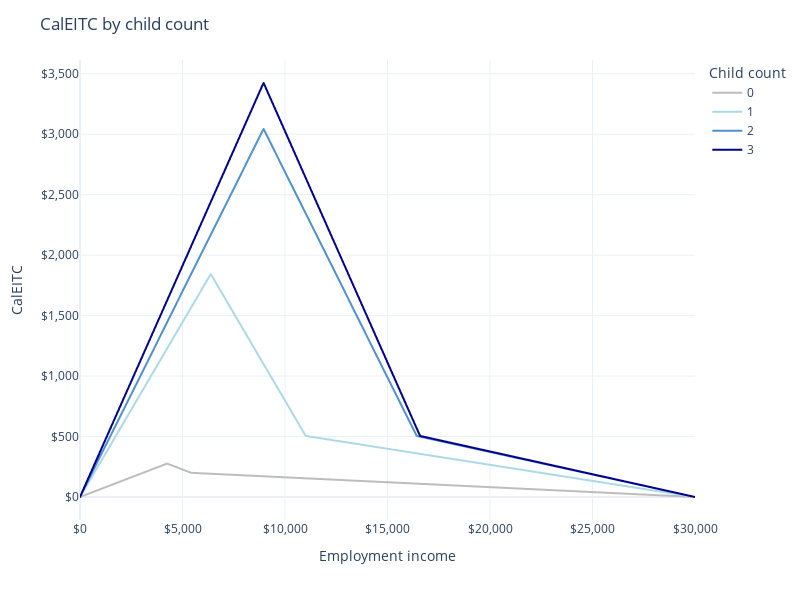

The code cell stored with this chart in its notebook:
### Markdown cell above
# CalEITC

California's EITC applies the federal EITC rules, with some modified parameters.

## Amounts

The chart below shows the CalEITC value for filers with between zero and four children.

### Code cell
from policyengine_us import Simulation


def create_simulation(count_children):
    situation = {
        "people": {
            "person": {
                "age": 19,
            },
        },
        "tax_units": {
            "tax_unit": {
                "members": ["person"],
            },
        },
        "households": {
            "household": {
                "members": ["person"],
                "state_code": {2023: "CA"},
            },
        },
        "axes": [
            [
                {
                    "name": "employment_income",
                    "min": 0,
                    "max": 30_000,
                    "count": 500,
                }
            ]
        ],
    }
    for child in range(count_children):
        situation["people"][f"child_{child}"] = {"age": {2023: 5}}
        situation["tax_units"]["tax_unit"]["members"].append(f"child_{child}")
        situation["households"]["household"]["members"].append(
            f"child_{child}"
        )

    return Simulation(situation=situation)


import plotly.express as px
import pandas as pd

LIGHT_GRAY = "#F5F5F5"
GRAY = "#BDBDBD"
BLUE = "#5091cc"
LIGHT_BLUE = "lightblue"
DARK_BLUE = "darkblue"

COLOR_MAP = {"0": GRAY, "1": LIGHT_BLUE, "2": BLUE, "3": DARK_BLUE}

simulations = {i: create_simulation(i) for i in range(4)}

df = pd.DataFrame()
df["Employment income"] = simulations[0].calculate("employment_income", 2023)
for i in range(4):
    df[f"{i}"] = simulations[i].calculate("ca_eitc", 2023)

px.line(
    df,
    x="Employment income",
    y=df.columns[1:],
    color_discrete_map=COLOR_MAP,
).update_layout(
    title="CalEITC by child count",
    xaxis_title="Employment income",
    xaxis_tickformat="$,.0f",
    yaxis_title="CalEITC",
    yaxis_tickformat="$,.0f",
    legend_title="Child count",
    height=600,
    width=800,
    template="plotly_white",
).show()

### Figure 1 — Plotly figure (JSON) as saved in the notebook; plotly's stock layout.template omitted (floating-point values rounded to 4 significant figures; data arrays with more than 128 entries replaced by an {"elided": "..."} marker saying what was removed)
{"data": [{"hovertemplate": "variable=0<br>Employment income=%{x}<br>value=%{y}<extra></extra>", "legendgroup": "0", "line": {"color": "#BDBDBD", "dash": "solid"}, "marker": {"symbol": "circle"}, "mode": "lines", "name": "0", "showlegend": true, "type": "scattergl", "x": {"elided": "500 float values"}, "xaxis": "x", "y": {"elided": "500 float values"}, "yaxis": "y"}, {"hovertemplate": "variable=1<br>Employment income=%{x}<br>value=%{y}<extra></extra>", "legendgroup": "1", "line": {"color": "lightblue", "dash": "solid"}, "marker": {"symbol": "circle"}, "mode": "lines", "name": "1", "showlegend": true, "type": "scattergl", "x": {"elided": "500 float values"}, "xaxis": "x", "y": {"elided": "500 float values"}, "yaxis": "y"}, {"hovertemplate": "variable=2<br>Employment income=%{x}<br>value=%{y}<extra></extra>", "legendgroup": "2", "line": {"color": "#5091cc", "dash": "solid"}, "marker": {"symbol": "circle"}, "mode": "lines", "name": "2", "showlegend": true, "type": "scattergl", "x": {"elided": "500 float values"}, "xaxis": "x", "y": {"elided": "500 float values"}, "yaxis": "y"}, {"hovertemplate": "variable=3<br>Employment income=%{x}<br>value=%{y}<extra></extra>", "legendgroup": "3", "line": {"color": "darkblue", "dash": "solid"}, "marker": {"symbol": "circle"}, "mode": "lines", "name": "3", "showlegend": true, "type": "scattergl", "x": {"elided": "500 float values"}, "xaxis": "x", "y": {"elided": "500 float values"}, "yaxis": "y"}], "layout": {"height": 600, "legend": {"title": {"text": "Child count"}, "tracegroupgap": 0}, "margin": {"t": 60}, "title": {"text": "CalEITC by child count"}, "width": 800, "xaxis": {"anchor": "y", "domain": [0, 1], "tickformat": "$,.0f", "title": {"text": "Employment income"}}, "yaxis": {"anchor": "x", "domain": [0, 1], "tickformat": "$,.0f", "title": {"text": "CalEITC"}}}}
